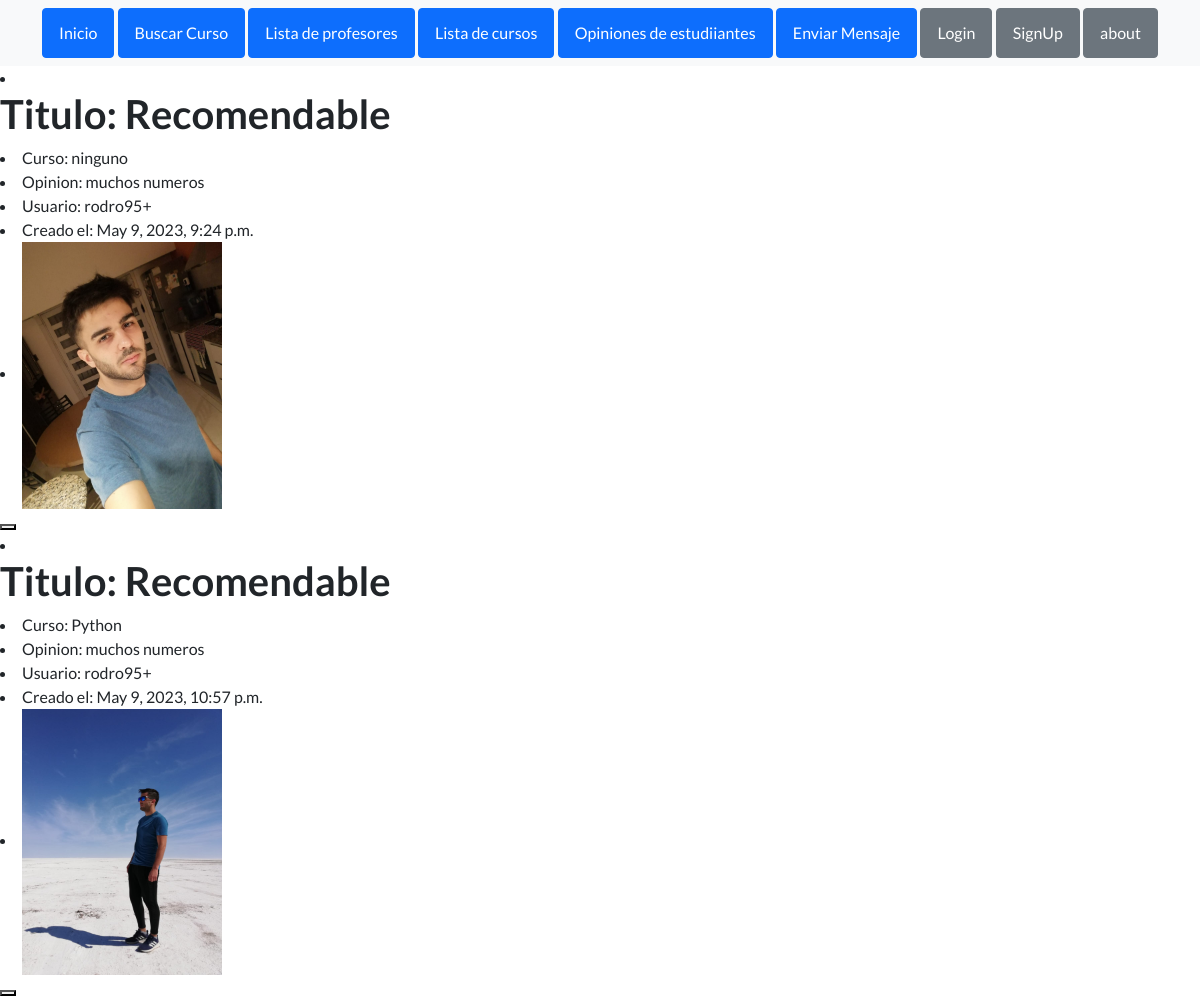
The page /listaposteos/ on the database as committed earlier.
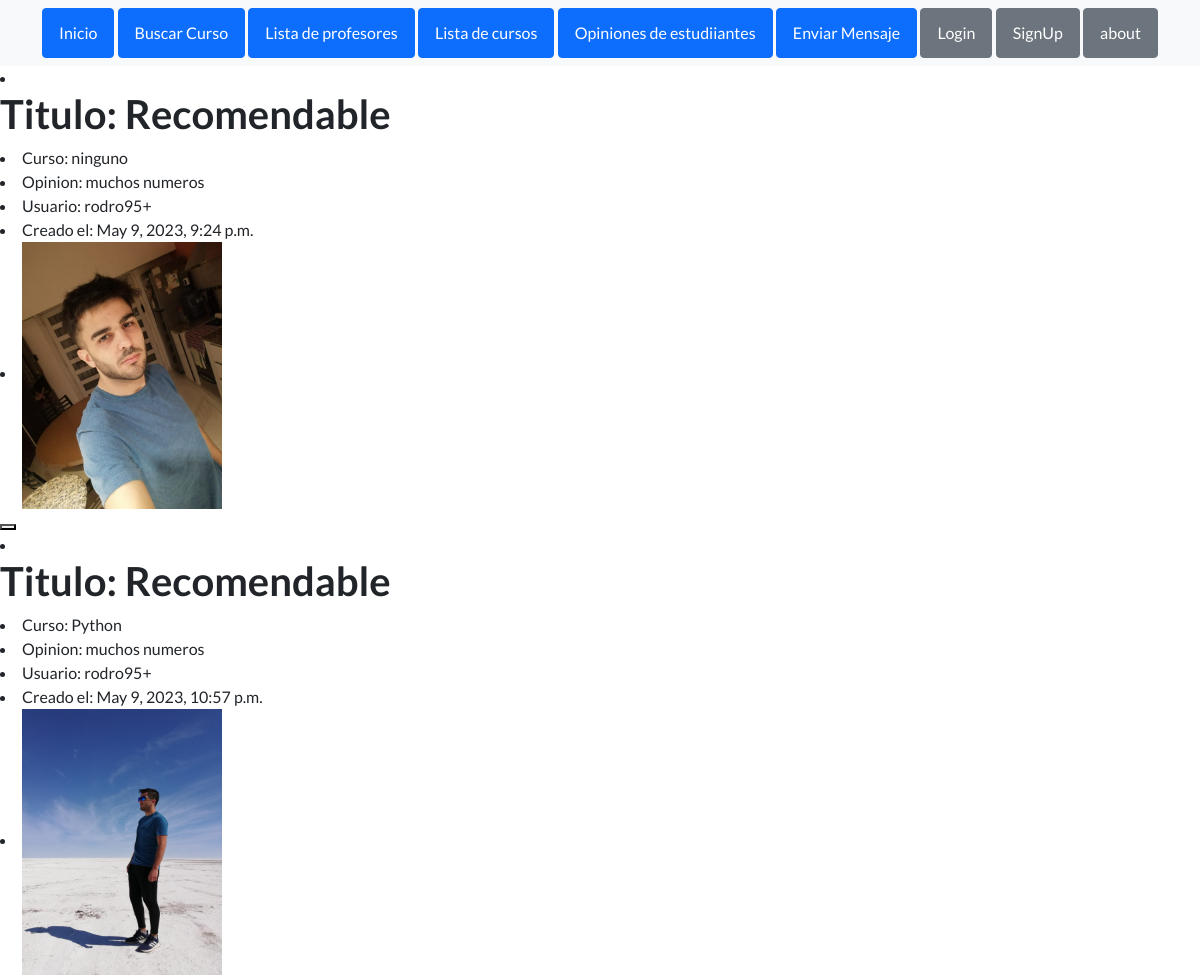
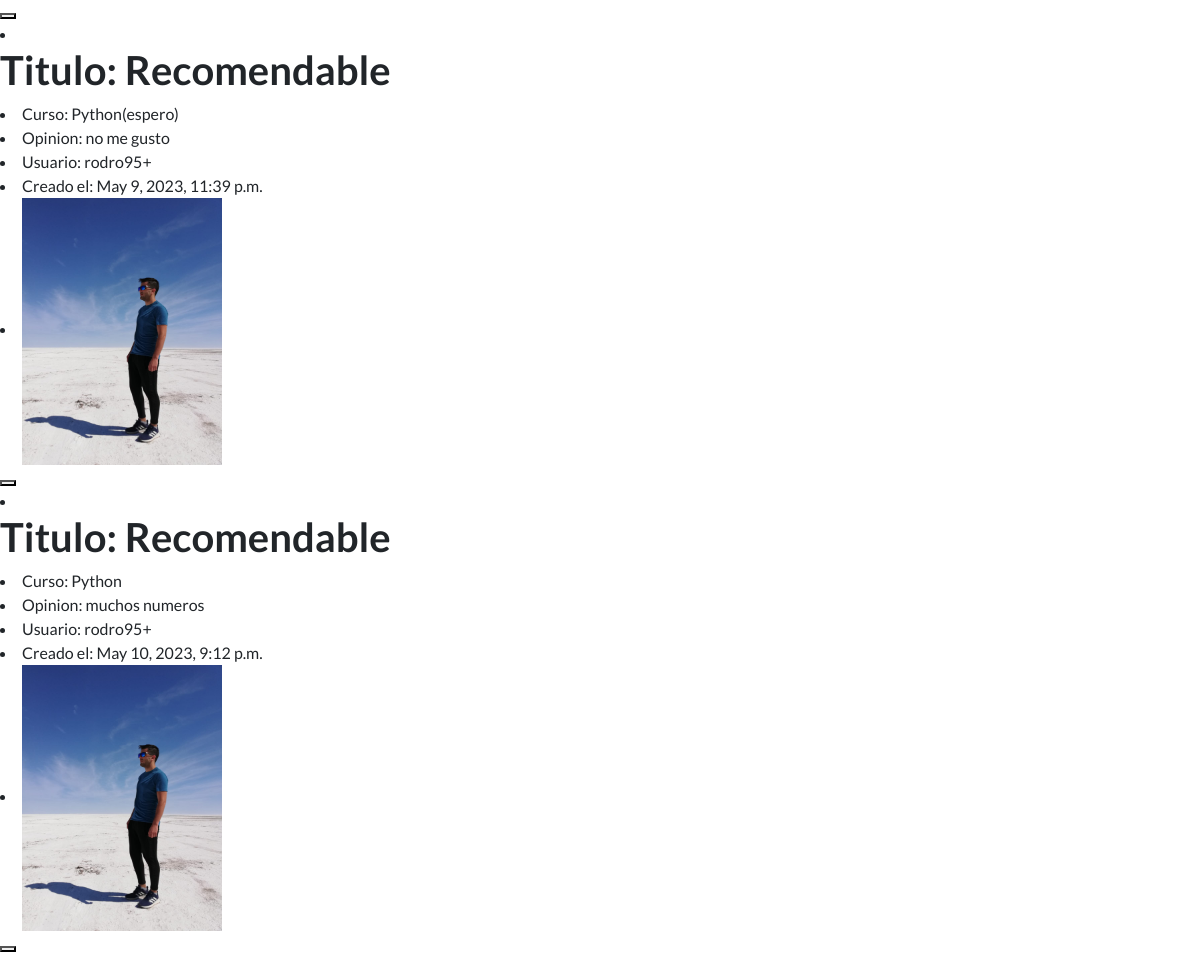
The same page on the database as committed later (2 pictures, top to bottom).
### appCoder/models.py (models this page shows, shortened)
class Posteo(models.Model):
    titulo=models.CharField(max_length=30)
    curso_concretado=models.CharField(max_length=40)
    resenia=models.CharField(max_length=200)
    imagen = models.ImageField(upload_to="posts", null=True, blank=True)
    publisher = models.ForeignKey(to=User, on_delete=models.CASCADE, related_name="publisher")
    fecha_post = models.DateTimeField(auto_now_add= True)

### appCoder/views.py (the view)
# urls.py: path('listaposteos/', mostrar_posteos, name='lista_post'),
def mostrar_posteos(request):
      posteos= Posteo.objects.all()
      context = {'posteos': posteos}
      return render(request, 'mostrar_posteos.html', context=context)

### appCoder/templates/mostrar_posteos.html (shortened to what this page needs)
{% extends "index.html" %}
    {%load static %}
{% block codigoDinamico %}
    {% for p in posteos %}
    <li><h1> Titulo: {{ p.titulo }}</h1></li>
        <li> Curso: {{ p.curso_concretado }}</li>
        <li> Opinion: {{ p.resenia }}</li>
        <li> Usuario: {{ p.publisher }}</li>
        <li> Creado el: {{ p.fecha_post }}</li>
         {% if p.imagen %}
         <li><img src="{{ p.imagen.url }}" alt="Imagen" style="width: 200px"></li>
        {% endif%}
        <button>
         </button>
    {% endfor %}
{% endblock %}

### appCoder/templates/index.html (shortened to what this page needs)
<!DOCTYPE html>
<html lang="en">
    <head>
        {%load static %}
        <link href="https://cdn.jsdelivr.net/npm/bootstrap-icons@1.5.0/font/bootstrap-icons.css" rel="stylesheet" type="text/css" />
        <link href="{% static 'appCoder/css/styles.css' %}" rel="stylesheet" />
    </head>
    <body>
        <nav class="navbar navbar-light bg-light static-top">
            <div class="container">
                <a class="btn btn-primary" href="{% url 'inicio' %}">Inicio</a>
                <a class="btn btn-primary" href="{% url 'buscarCamada' %}">Buscar Curso</a>
                <a class="btn btn-primary" href="{% url 'mostrar_profesores' %}"> Lista de profesores </a>
                <a class="btn btn-primary" href="{% url 'mostrar_cursos' %}"> Lista de cursos </a>
                <a class="btn btn-primary" href="{% url 'lista_post' %}"> Opiniones de estudiiantes </a>
                <a class="btn btn-primary" href="{% url 'enviar_mensaje' %}"> Enviar Mensaje </a>
                {% if user.is_authenticated == False %}
                    <a class="btn btn-secondary" href="{% url 'Login' %}"> Login </a>
                    <a class="btn btn-secondary" href="{% url 'SignUpView' %}"> SignUp </a>
                    <a class="btn btn-secondary" href="{% url 'about' %}"> about </a>
                {% endif %}
            </div>
        </nav>
        {% block codigoDinamico %}{% endblock %}
</html>

Rows that differ between the two databases and show on the page:
added Posteo: titulo "Recomendable", curso_concretado "Python(espero)", resenia "no me gusto", publisher "rodro95+", fecha_post "May 9, 2023, 11:39 p.m.", imagen (picture)
added Posteo: titulo "Recomendable", curso_concretado "Python", resenia "muchos numeros", publisher "rodro95+", fecha_post "May 10, 2023, 9:12 p.m.", imagen (picture)
